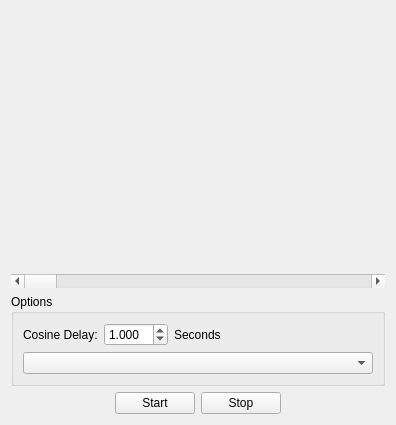
<?xml version="1.0" encoding="UTF-8"?>
<ui version="4.0">
 <class>TimeSeriesExample</class>
 <widget class="QWidget" name="TimeSeriesExample">
  <property name="geometry">
   <rect>
    <x>0</x>
    <y>0</y>
    <width>396</width>
    <height>425</height>
   </rect>
  </property>
  <property name="windowTitle">
   <string>Form</string>
  </property>
  <layout class="QVBoxLayout" name="verticalLayout_2" stretch="1,0,0,0">
   <item>
    <widget class="QCustomPlot" name="plot" native="true"/>
   </item>
   <item>
    <widget class="QScrollBar" name="horizontalPlotScroll">
     <property name="orientation">
      <enum>Qt::Horizontal</enum>
     </property>
    </widget>
   </item>
   <item>
    <widget class="QGroupBox" name="options_groupBox">
     <property name="title">
      <string>Options</string>
     </property>
     <layout class="QVBoxLayout" name="verticalLayout">
      <item>
       <layout class="QHBoxLayout" name="horizontalLayout_2">
        <item>
         <widget class="QLabel" name="label">
          <property name="text">
           <string>Cosine Delay:</string>
          </property>
         </widget>
        </item>
        <item>
         <widget class="QDoubleSpinBox" name="cosDelaySec">
          <property name="decimals">
           <number>3</number>
          </property>
          <property name="value">
           <double>1.000000000000000</double>
          </property>
         </widget>
        </item>
        <item>
         <widget class="QLabel" name="label_2">
          <property name="text">
           <string>Seconds</string>
          </property>
         </widget>
        </item>
        <item>
         <spacer name="horizontalSpacer_3">
          <property name="orientation">
           <enum>Qt::Horizontal</enum>
          </property>
          <property name="sizeHint" stdset="0">
           <size>
            <width>40</width>
            <height>20</height>
           </size>
          </property>
         </spacer>
        </item>
       </layout>
      </item>
      <item>
       <widget class="QComboBox" name="axisType">
        <property name="placeholderText">
         <string>Select Axis</string>
        </property>
       </widget>
      </item>
     </layout>
    </widget>
   </item>
   <item>
    <layout class="QHBoxLayout" name="horizontalLayout">
     <item>
      <spacer name="horizontalSpacer">
       <property name="orientation">
        <enum>Qt::Horizontal</enum>
       </property>
       <property name="sizeHint" stdset="0">
        <size>
         <width>40</width>
         <height>20</height>
        </size>
       </property>
      </spacer>
     </item>
     <item>
      <widget class="QPushButton" name="start">
       <property name="text">
        <string>Start</string>
       </property>
      </widget>
     </item>
     <item>
      <widget class="QPushButton" name="stop">
       <property name="text">
        <string>Stop</string>
       </property>
      </widget>
     </item>
     <item>
      <spacer name="horizontalSpacer_2">
       <property name="orientation">
        <enum>Qt::Horizontal</enum>
       </property>
       <property name="sizeHint" stdset="0">
        <size>
         <width>40</width>
         <height>20</height>
        </size>
       </property>
      </spacer>
     </item>
    </layout>
   </item>
  </layout>
 </widget>
 <customwidgets>
  <customwidget>
   <class>QCustomPlot</class>
   <extends>QWidget</extends>
   <header>qcustomplot.h</header>
   <container>1</container>
  </customwidget>
 </customwidgets>
 <resources/>
 <connections/>
</ui>
